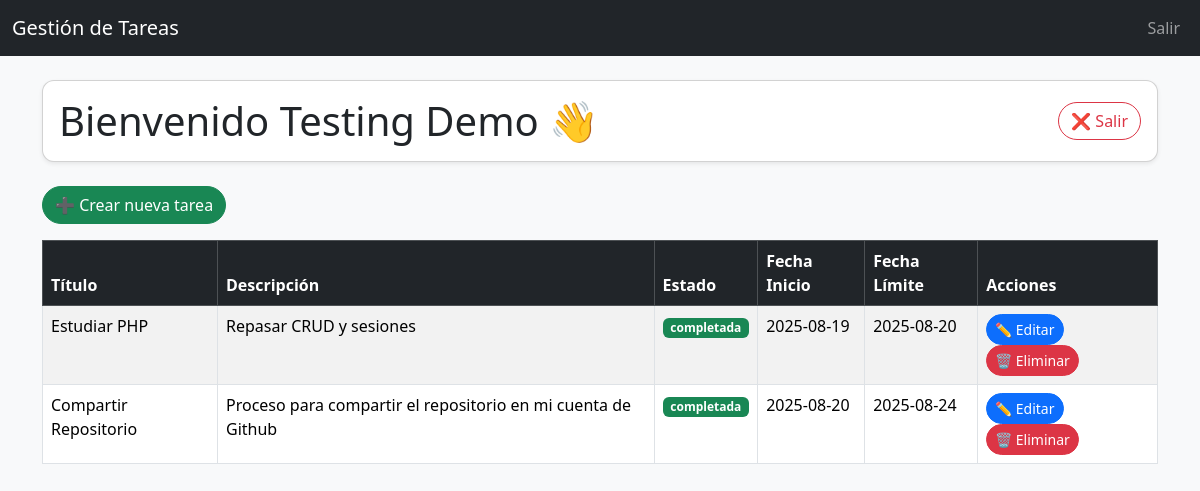
Page /tareas.php (signed in) on the committed database.
### tables this page shows
CREATE TABLE IF NOT EXISTS `tareas` (
  `id` int NOT NULL AUTO_INCREMENT,
  `usuario_id` int NOT NULL,
  `titulo` varchar(150) NOT NULL,
  `descripcion` text,
  `estado` enum('pendiente','en progreso','completada') DEFAULT 'pendiente',
  `fecha_inicio` date DEFAULT NULL,
  `fecha_limite` date DEFAULT NULL,
  `deleted_at` datetime DEFAULT NULL,
  `created_at` datetime DEFAULT NULL,
  `updated_at` datetime DEFAULT NULL,
  PRIMARY KEY (`id`),
  KEY `usuario_id` (`usuario_id`),
  CONSTRAINT `tareas_ibfk_1` FOREIGN KEY (`usuario_id`) REFERENCES `usuarios` (`id`) ON DELETE CASCADE
);

### tareas.php (the view, shortened to what this page needs)
<?php
include("db.php");
include("header.php");
$usuario_id = $_SESSION['usuario_id'];
$sql = "SELECT t.id,  t.titulo,  t.descripcion,  t.estado, t.fecha_inicio, t.fecha_limite FROM tareas t WHERE t.usuario_id = $usuario_id ORDER BY t.id, t.created_at ASC";
$result = $conn->query($sql);
?>
<div class="card mb-4 shadow-sm">
    <div class="card-body d-flex justify-content-between align-items-center">
        <h2 class="display-6 mb-0">Bienvenido <?php echo $_SESSION['nombre']; ?> 👋 </h2>
         <a href="logout.php" class="btn btn-outline-danger"> ❌ Salir </a>
    </div>
</div>
<div class="d-flex justify-content-between align-items-center mb-3">
    <a href="crear_tarea.php" class="btn btn-success">➕ Crear nueva tarea </a>
</div>
<table class="table table-bordered table-striped">
    <thead class="table-dark">
        <tr>
            <th>Título</th>
            <th>Descripción</th>
            <th>Estado</th>
            <th>Fecha Inicio</th>
            <th>Fecha Límite</th>
            <th>Acciones</th>
        </tr>
    </thead>
    <tbody>
        <?php while ($row = $result->fetch_assoc()) { ?>
            <tr>
                <td><?php echo $row['titulo']; ?></td>
                <td><?php echo $row['descripcion']; ?></td>
                <td>
                    <span class="badge bg-<?php
                                            echo ($row['estado'] == "pendiente") ? "warning" : (($row['estado'] == "en progreso") ? "info" : "success"); ?>">
                        <?php echo $row['estado']; ?>
                    </span>
                </td>
                <td><?php echo $row['fecha_inicio']; ?></td>
                <td><?php echo $row['fecha_limite']; ?></td>
                <td>
                    <a href="editar_tarea.php?id=<?php echo $row['id']; ?>" class="btn btn-sm btn-primary">✏️ Editar</a>
                    <a href="eliminar_tarea.php?id=<?php echo $row['id']; ?>" class="btn btn-sm btn-danger btn-delete">🗑️ Eliminar</a>
                </td>
            </tr>
        <?php } ?>
</table>
<?php include("footer.php"); ?>

### assets/css/style.css (style rules this page uses)
body { background: #f8f9fa; }
.card { border-radius: 12px; }
.btn { border-radius: 20px; }

### rows in the picture
tareas: titulo "Estudiar PHP", descripcion "Repasar CRUD y sesiones", estado "completada", fecha_inicio "2025-08-19", fecha_limite "2025-08-20"
tareas: titulo "Compartir Repositorio", descripcion "Proceso para compartir el repositorio en mi cuenta de Github", estado "completada", fecha_inicio "2025-08-20", fecha_limite "2025-08-24"

### other values in the picture
$_SESSION['nombre'] "Testing Demo"
